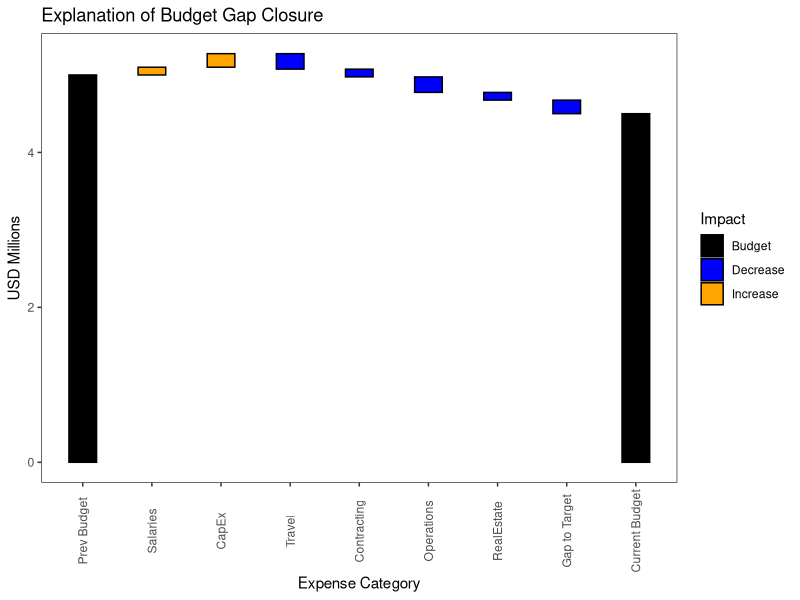
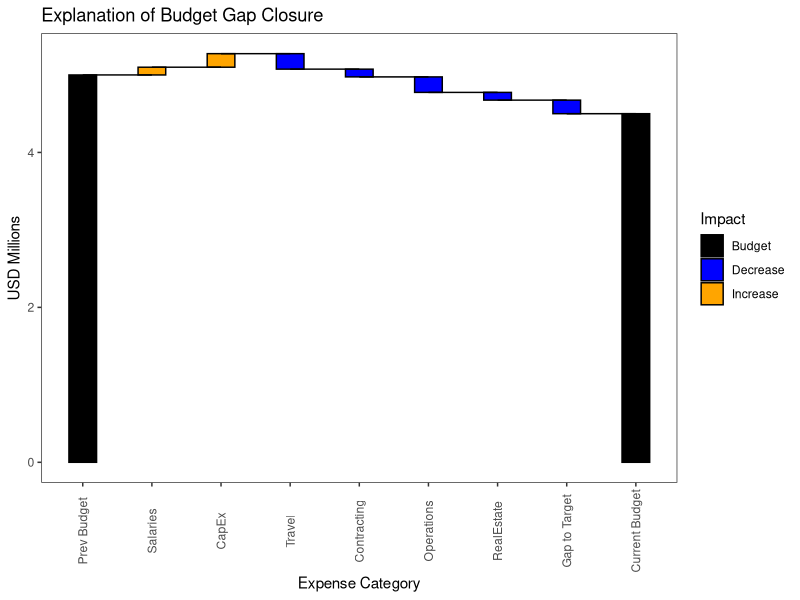
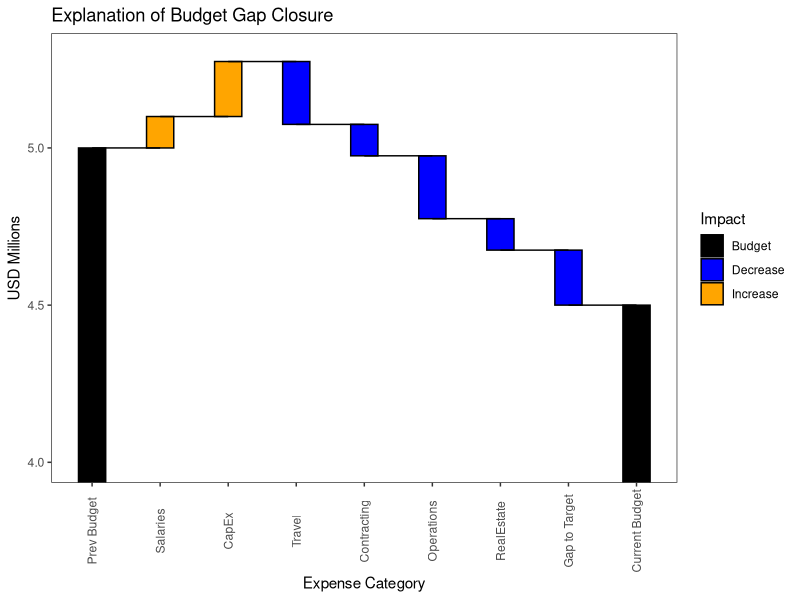

Here is the R script that generated these plots, in order:
## ---- chunk 1
library(tidyverse)
## ---- chunk 2
df <- tribble(
    ~Category, ~Value, 
    # --------- header record ----------
    "Prev Budget", 5,
    "Salaries", 0.1,
    "CapEx", 0.175,
    "Travel", -0.2,
    "Contracting", -0.1,
    "Operations", -0.2,
    "RealEstate", -0.1,
    "Gap to Target", -0.175,
    "Current Budget", -4.5
)
df
all.equal(sum(df$Value), 0)   # check that the sum of the values is zero
## ---- chunk 3
levels <- df$Category

data1 <- df  %>%
    mutate(Category = factor(Category, levels = levels),
        ymin = round(cumsum(Value), 3),
        ymax = lag(cumsum(Value), default = 0),
        xmin = c(head(Category, -1), NA),
        xmax = c(tail(Category, -1), NA),
        Impact = ifelse(Category %in% c(as.character(df$Category[1]), as.character(df$Category[nrow(df)])),"Budget",
                        ifelse(Value > 0, "Increase", "Decrease")
           ))
## ---- chunk 4
data1
## ---- chunk 5
g <- ggplot(data1) +
        theme_bw()+
        theme(legend.position = "right", panel.grid = element_blank(), 
            axis.text.x = element_text(angle = 90, vjust = 0.5)) +
        labs(y = "USD Millions", x = "Expense Category", title = "Explanation of Budget Gap Closure")
## ---- chunk 6
w <- 0.4  #use to set width of bars

g <- g +
    geom_rect(aes(xmin = as.integer(Category) - w/2,
                  xmax = as.integer(Category) + w/2, ymin = ymin, ymax = ymax,
                  fill = Impact), colour = "black") +
    scale_x_discrete(limits = levels) +
    scale_fill_manual(values = (c("Decrease" = "blue", "Increase" = "orange", "Budget" = "black")))
g
## ---- chunk 7
g <- g +
    geom_segment(data = data1[1:(nrow(data1) -1),],aes(x = xmin,
                                                       xend = xmax,
                                                       y = ymin,
                                                       yend = ymin))
g
## ---- chunk 8
g + coord_cartesian(ylim=c(4, max(data1$ymax)+.025)) 
